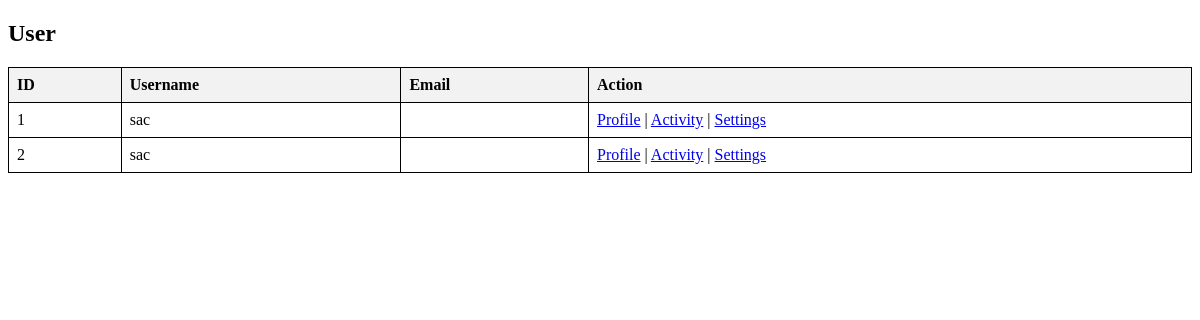
The page /user_users/adminuser.php on the database as committed earlier.
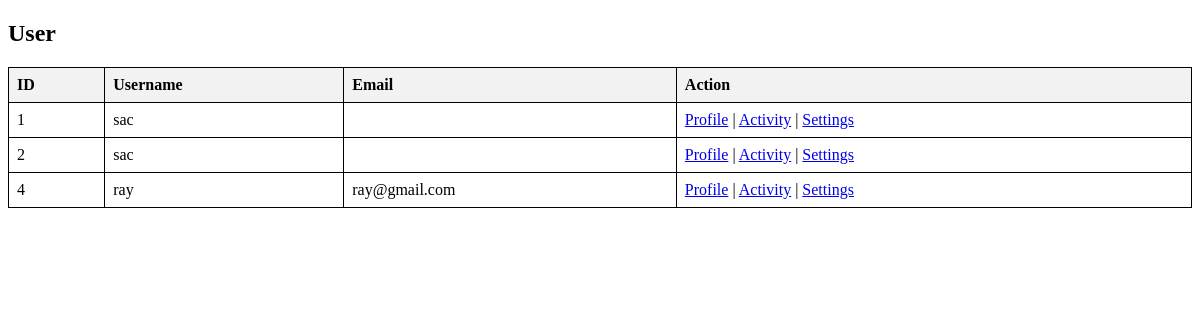
The same page on the database as committed later.
### tables this page shows
CREATE TABLE `users` (
  `id` int(11) NOT NULL,
  `username` varchar(100) NOT NULL,
  `password` varchar(100) NOT NULL,
  `confirmpass` varchar(100) NOT NULL,
  `email` varchar(100) NOT NULL,
  `contactNumber` varchar(20) NOT NULL,
  `profile_image` varchar(255) NOT NULL
);

### user_users/adminuser.php (the view, shortened to what this page needs)
<?php
include('connection.php');
$sql = "SELECT id, username, email FROM users";
$result = $conn->query($sql);
?>
<!DOCTYPE html>
<html lang="en">
<head>
</head>
<body>
<h2>User</h2>
<table>
    <tr>
        <th>ID</th>
        <th>Username</th>
        <th>Email</th>
        <th>Action</th>
    </tr>
    <?php
    if ($result->num_rows > 0) {
        while ($row = $result->fetch_assoc()) {
            echo "<tr>";
            echo "<td>" . htmlspecialchars($row['id']) . "</td>";
            echo "<td>" . htmlspecialchars($row['username']) . "</td>";
            echo "<td>" . htmlspecialchars($row['email']) . "</td>";
            echo "<td><a href='profile.php?id=" . urlencode($row['id']) . "'>Profile</a> | <a href='activity.php?id=" . urlencode($row['id']) . "'>Activity</a> | <a href='settings.php?id=" . urlencode($row['id']) . "'>Settings</a></td>";
            echo "</tr>";
        }
    } else {
        echo "<tr><td colspan='4'>No users found</td></tr>";
    }
    ?>
</table>
</body>
</html>

### user_users/adminuser.php (style rules this page uses)
table { border-collapse: collapse; width: 100%; }
th, td { border: 1px solid black; padding: 8px; text-align: left; }
th { background-color: #f2f2f2; }

Rows that differ between the two databases and show on the page:
added users: id "4", username "ray", email "ray@gmail.com"
